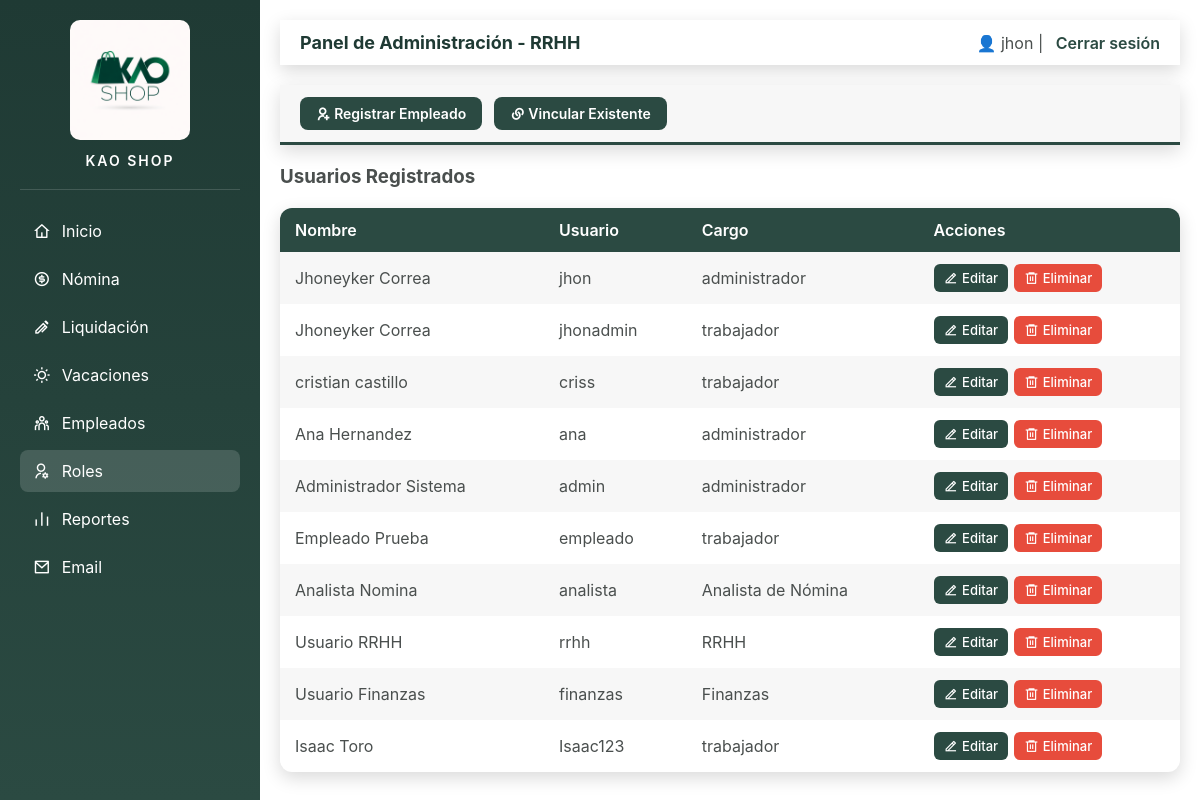
Page /PHP/listar_usuario.php (signed in) on the earlier database version.
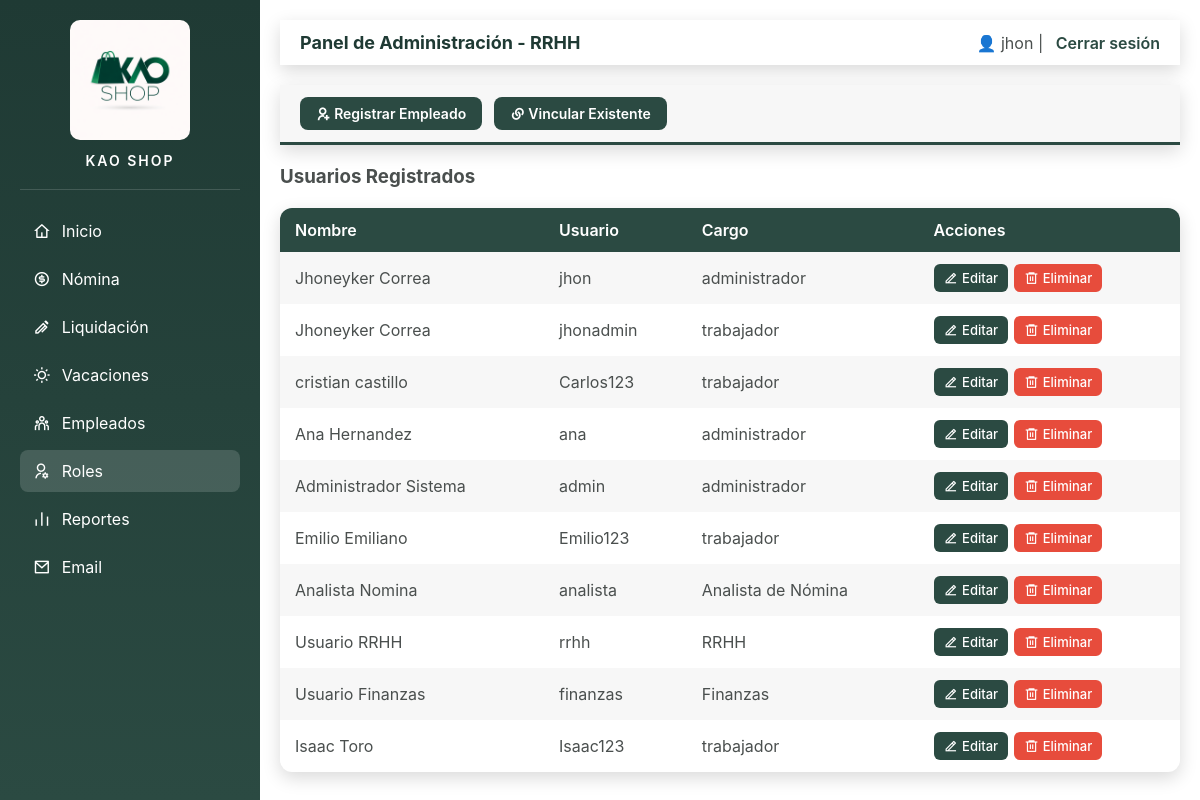
Same page on the later database version.
### tables this page shows
CREATE TABLE `usuarios` (
  `id_usuario` int(11) NOT NULL,
  `usuario` varchar(50) NOT NULL,
  `clave` varchar(255) DEFAULT NULL,
  `cargo_id` int(11) DEFAULT NULL,
  `nombre_apellido` varchar(50) NOT NULL,
  `empleado_id` int(11) DEFAULT NULL,
  `activo` tinyint(1) NOT NULL DEFAULT 1
);

CREATE TABLE `cargo` (
  `cargo_id` int(11) NOT NULL,
  `nombre_cargo` varchar(250) NOT NULL
);

### PHP/listar_usuario.php (the view, shortened to what this page needs)
<?php
include("db.php");
$consulta = "SELECT u.id_usuario, u.nombre_apellido, u.usuario, c.nombre_cargo,
                    e.nombre AS emp_nombre, e.apellido AS emp_apellido
             FROM usuarios u
             LEFT JOIN cargo c ON u.cargo_id = c.cargo_id
             LEFT JOIN empleados e ON e.id = u.empleado_id
             WHERE u.activo = 1";
$resultado = mysqli_query($conexion, $consulta);
?>
<!DOCTYPE html>
<html lang="es">
<head>
<link rel="stylesheet" href="../css/listar_usuarios.css">
<link href="https://cdn.jsdelivr.net/npm/remixicon@4.2.0/fonts/remixicon.css" rel="stylesheet">
</head>
<body>
<aside class="sidebar">
<div class="sidebar-header">
<img src="../img/logo.png" class="logo">
<h3 class="system-title">KAO SHOP</h3>
</div>
<a href="administrador.php"><i class="ri-home-4-line"></i> Inicio</a>
<a href="nomina.php"><i class="ri-money-dollar-circle-line"></i> Nómina</a>
<a href="liquidacion.php"><i class="ri-ball-pen-line"></i> Liquidación</a>
<a href="vacaciones.php"><i class="ri-sun-line"></i> Vacaciones</a>
<a href="listar_empleados.php"><i class="ri-team-line"></i> Empleados</a>
<a href="listar_usuario.php" class="active"><i class="ri-user-settings-line"></i> Roles</a>
<a href="reportes.php"><i class="ri-bar-chart-line"></i> Reportes</a>
<a href="contactar.php"><i class="ri-mail-line"></i> Email</a>
</aside>
<div class="main">
<header>
<h2>Panel de Administración - RRHH</h2>
<div>
<span>👤 <?php echo $_SESSION['usuario']; ?></span> |
<a href="cerrar_sesion.php">Cerrar sesión</a>
</div>
</header>
<div class="top-menu">
            <a href="registrar_empleado_usuario.php" class="top-button">
                <i class="ri-user-add-line"></i> Registrar Empleado
            </a>
        <a href="registrar_empleado_usuario.php?tipo=vincular" class="top-button">
            <i class="ri-links-line"></i> Vincular Existente
        </a>
</div>
<div class="contenido">
<h3>Usuarios Registrados</h3>
<table>
<tr>
<th>Nombre</th>
<th>Usuario</th>
<th>Cargo</th>
<th>Acciones</th>
</tr>
<?php while ($fila = mysqli_fetch_assoc($resultado)) { ?>
<tr>
<td><?= $fila['nombre_apellido']; ?></td>
<td><?= $fila['usuario']; ?></td>
<td><?= $fila['nombre_cargo']; ?></td>
<td class="acciones">
<a class="btn editar" href="editar_usuario.php?id=<?= $fila['id_usuario']; ?>">
<i class="ri-edit-2-line"></i> Editar
</a>
<a class="btn eliminar"
href="eliminar_usuario.php?id=<?= $fila['id_usuario']; ?>"
onclick="return confirm('¿Eliminar usuario?');">
<i class="ri-delete-bin-6-line"></i> Eliminar
</a>
</td>
</tr>
<?php } ?>
</table>
</div>
</div>
</body>
</html>

Differences in the rows shown:
changed usuarios "cristian castillo": usuario "criss" → "Carlos123"
changed usuarios: nombre_apellido "Empleado Prueba" → "Emilio Emiliano"; usuario "empleado" → "Emilio123"
